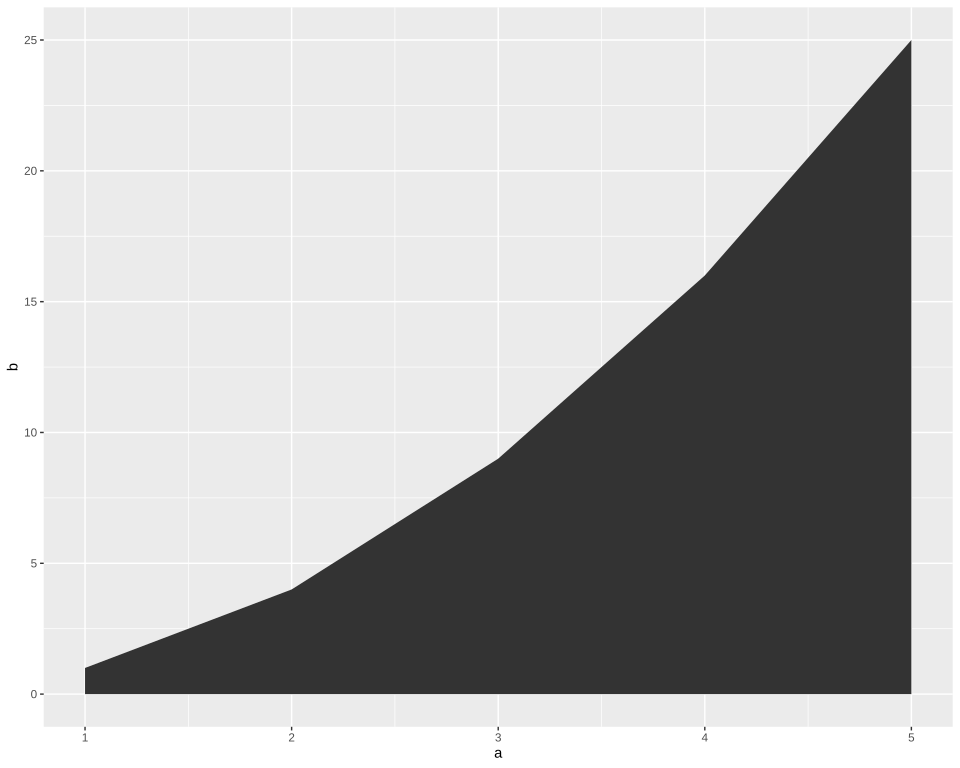

This chart was generated by the following R code:
# The plot test/golden/area.svg draws, drawn by ggplot2 itself, as ggplot2's own visual tests
# draw their snapshots: the independent check on that golden whenever it changes. The suite never
# runs this; it needs R, ggplot2 and vdiffr, saved as the Docker image giggly-r:ggplot2-4.0.3. From
# the repository's root:
#
#   docker run --rm -v "$PWD/test/golden":/golden:ro giggly-r:ggplot2-4.0.3 \
#     Rscript /golden/area.R > area.ggplot2.svg
#
# and compare the two drawings element by element, as test/golden/point.R describes.
#
# geom_area()'s default look over one group, from coord_flip()'s reference page: filled with the
# theme's ink mixed 20% toward its paper, its upper edge a line of no colour.
# First checked with ggplot2 4.0.3 and vdiffr 1.0.9: every element matches, the x axis drawn
# before the y as test/golden/point.R describes, and every clip path.

library(ggplot2)
data <- data.frame(a = 1:5, b = (1:5)^2)
plot <- ggplot(data, aes(a, b)) + geom_area() + theme_gray()
file <- tempfile(fileext = ".svg")
vdiffr::write_svg(plot, file)
cat(readLines(file), sep = "\n")
